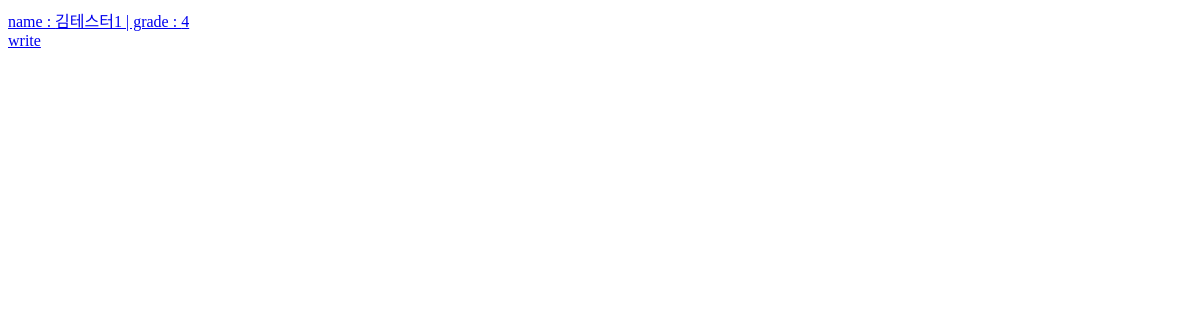
The page /app1/list/ on the database as committed earlier.
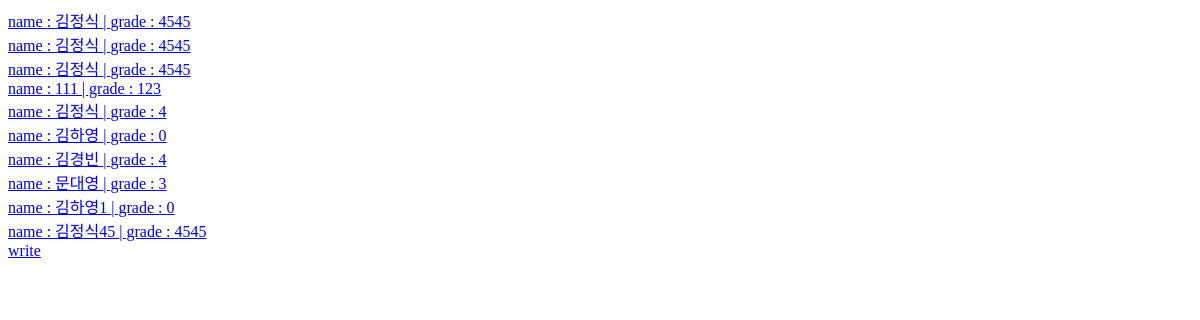
The same page on the database as committed later.
### app1/models.py (models this page shows, shortened)
class dbtest(models.Model):
    name=models.CharField(max_length=100)
    major=models.CharField(max_length=100)
    age=models.IntegerField(default=0)
    grade=models.IntegerField(default=0)
    gender=models.CharField(max_length=30)

### app1/views.py (the view)
# urls.py: path('list/',views.listStudent,name='list'),
def listStudent(request):
    db=dbtest.objects.all()
    return render(request,'list.html',{'db':db})

### app1/TEMPLATES/list.html (shortened to what this page needs)
<!DOCTYPE html>
<html lang="en">
<head>
</head>
<body>
    {%for i in db%}
    <a href="/app1/view/{{i.id}}">name : {{i.name}} | grade : {{i.grade}}</a><br>
    {% endfor %}
<a href="/app1/write/">write</a>
</body>
</html>

Rows that differ between the two databases and show on the page:
removed dbtest: name "김테스터1", grade "4"
added dbtest: name "김정식", grade "4545"
added dbtest: name "김정식", grade "4545"
added dbtest: name "김정식", grade "4545"
added dbtest: name "111", grade "123"
added dbtest: name "김정식", grade "4"
added dbtest: name "김하영", grade "0"
added dbtest: name "김경빈", grade "4"
added dbtest: name "문대영", grade "3"
added dbtest: name "김하영1", grade "0"
added dbtest: name "김정식45", grade "4545"
